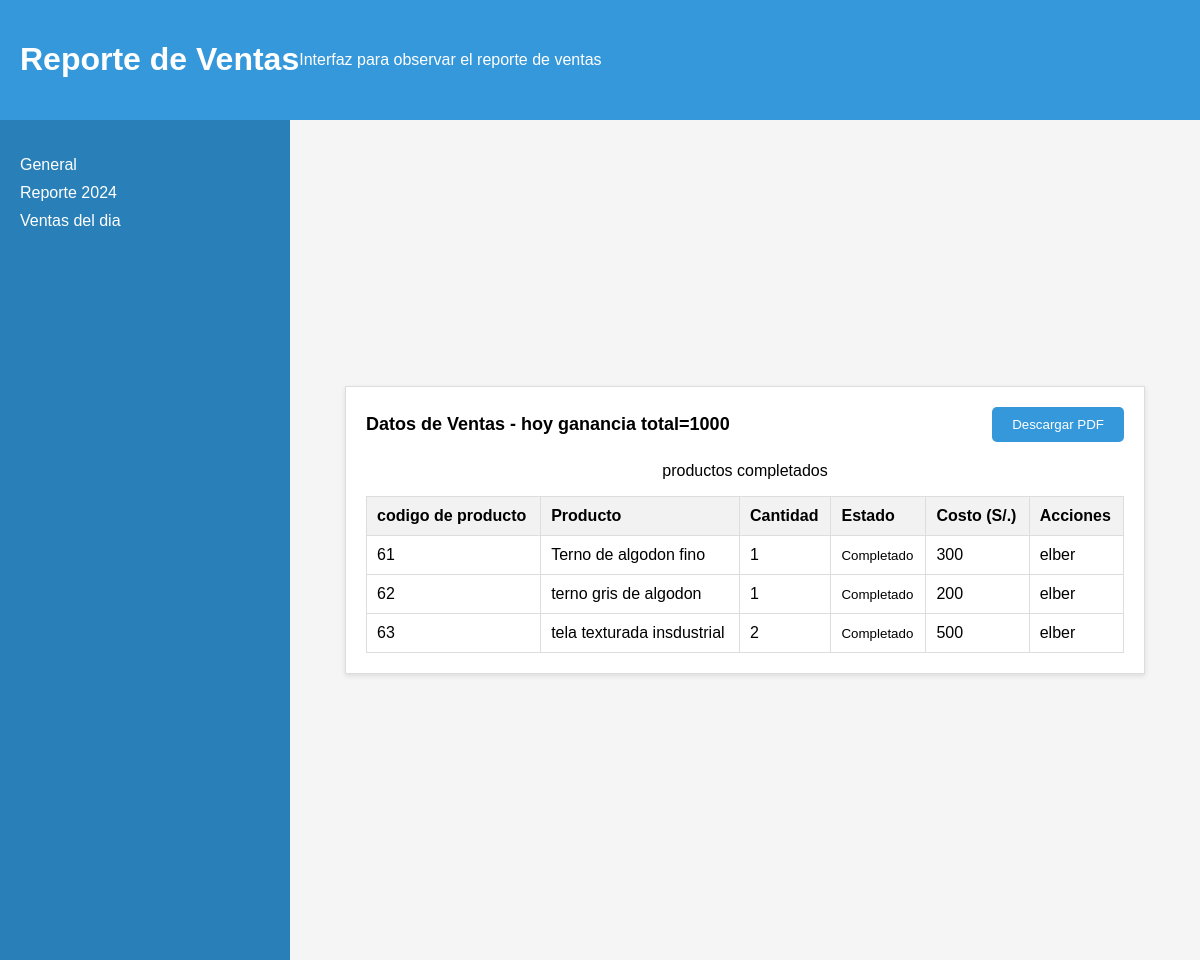
Screenshot of /reporte with the database file from the repository.
### store/models/orders.py (models this page shows, shortened)
class Order(models.Model):
    product = models.ForeignKey(Products,on_delete=models.CASCADE)
    customer = models.ForeignKey(Customer,on_delete=models.CASCADE)
    quantity = models.IntegerField(default=1)
    price = models.IntegerField()
    address = models.CharField (max_length=50, default='', blank=True)
    phone = models.CharField (max_length=50, default='', blank=True)
    date = models.DateField (default=datetime.datetime.today)
    status = models.BooleanField (default=False)

### store/models/product.py (models this page shows, shortened)
class Products(models.Model):
    name = models.CharField(max_length=60)
    price= models.IntegerField(default=0)
    category= models.ForeignKey(Category,on_delete=models.CASCADE,default=1 )
    description= models.CharField(max_length=250, default='', blank=True, null= True)
    image= models.ImageField(upload_to='uploads/products/')

### store/models/customer.py (models this page shows, shortened)
class Customer(models.Model):
    first_name = models.CharField(max_length=50)
    last_name = models.CharField (max_length=50)
    phone = models.CharField(max_length=10)
    email=models.EmailField()
    password = models.CharField(max_length=100)

### store/views/reporte.py (the view)
# urls.py: path('reporte',Reporte.reporte,name='reporte'),
    def reporte(request):
        reporte= Order.objects.filter(status=True)
        suma=0
        for s in reporte:
            suma+=s.price
        contexto={"reporte":reporte,'suma':suma}
        return render(request,'reporte.html',contexto)

### store/templates/reporte.html (shortened to what this page needs)
<!DOCTYPE html>
<html lang="es">
<head>
    {% load static %}
    <link rel="stylesheet" href="{% static 'css/reporte.css'%}">
</head>
<body>
<header>
    <div class="header-left">
        <h1>Reporte de Ventas</h1>
        <p>Interfaz para observar el reporte de ventas</p>
    </div>
</header>
<div class="main-container">
    <nav class="sidebar">
        <ul>
            <li><a href="#" onclick="showGeneral(event)">General</a>
                <ul id="generalList">
                    <li><a href="#" onclick="toggleReport(event)">Reporte 2024</a>
                        <ul id="reportList">
                            <li><a href="#" onclick="showMonth(event, 'Ventas del dia')">Ventas del dia</a></li>
                        </ul>
                    </li>
                </ul>
            </li>
        </ul>
    </nav>
    <section id="general" class="content">
        <section id="venta del dia" class="month-section">
            <div class="section-header">
                <h2>Datos de Ventas - hoy    ganancia total={{suma}}</h2>
                <button onclick="downloadPDF()">Descargar PDF</button>
            </div>
            <div class="section-content">
                <p> productos completados</p>
                <table id="tablaEnero">
                    <thead>
                        <tr>
                            <th>codigo de producto</th>
                            <th>Producto</th>
                            <th>Cantidad</th>
                            <th>Estado</th>
                            <th>Costo (S/.)</th>
                            <th>Acciones</th>
                        </tr>
                    </thead>
                    <tbody>
                        {% for x in reporte %}
                            <tr>
                                <td>{{x.id}}</td>
                                <td>{{ x.product.name }}</td>
                                <td>{{ x.quantity }}</td>
                                {% if x.status %}
                                    <td><small class="badge badge-success">Completado</small></td>
                                    <td>{{x.price}}</td>
                                {% else %}
                                    <td></td>
                                    <td><small class="badge badge-danger">Pendiente</small></td>
                                {% endif %}
                                <td>
                                    {{x.customer.first_name}}
                                </td>
                            </tr>
                        {% endfor %}
                    </tbody>
                </table>
        </div>
    </section>
</section>

### store/static/css/reporte.css (style rules this page uses)
body { font-family: Arial, sans-serif; margin: 0; padding: 0; background-color: #f5f5f5; }
header { display: flex; justify-content: space-between; align-items: center; background-color: #3498db; color: white; padding: 20px; }
.header-left { display: flex; align-items: center; }
.main-container { display: flex; }
.sidebar { width: 250px; background-color: #2980b9; color: white; padding: 20px; height: 100vh; }
.sidebar ul { list-style-type: none; padding: 0; }
.sidebar ul li { margin: 10px 0; }
.sidebar ul li a { color: white; text-decoration: none; font-size: 16px; }
#general { flex-grow: 1; padding: 20px; display: flex; justify-content: center; align-items: center; flex-direction: column; }
#general { display: flex; justify-content: center; align-items: center; }
.month-section { border: 1px solid #ddd; padding: 20px; background-color: #ffffff; box-shadow: 0 2px 5px rgba(0, 0, 0, 0.1); max-width: 800px; width: 100%; box-sizing: border-box; margin-bottom: 20px; }
.section-header { display: flex; justify-content: space-between; align-items: center; margin-bottom: 20px; }
.section-header h2 { margin: 0; font-size: 18px; }
.section-header button { background-color: #3498db; color: white; border: none; padding: 10px 20px; cursor: pointer; border-radius: 5px; }
.section-content { width: 100%; text-align: center; }
table { width: 100%; margin: 0 auto; border-collapse: collapse; max-width: 800px; }
table th, table td { padding: 10px; border: 1px solid #ddd; text-align: left; }
th, td { padding: 8px; text-align: left; }
th { background-color: #f2f2f2; }
.content { display: flex; justify-content: center; align-items: center; height: 100vh; }

### rows the page displays
Order: id "61", product.name "Terno de algodon fino", quantity "1", price "300", customer.first_name "elber"
Order: id "62", product.name "terno gris de algodon", quantity "1", price "200", customer.first_name "elber"
Order: id "63", product.name "tela texturada insdustrial", quantity "2", price "500", customer.first_name "elber"

### other values shown
{{ suma }} "1000"
